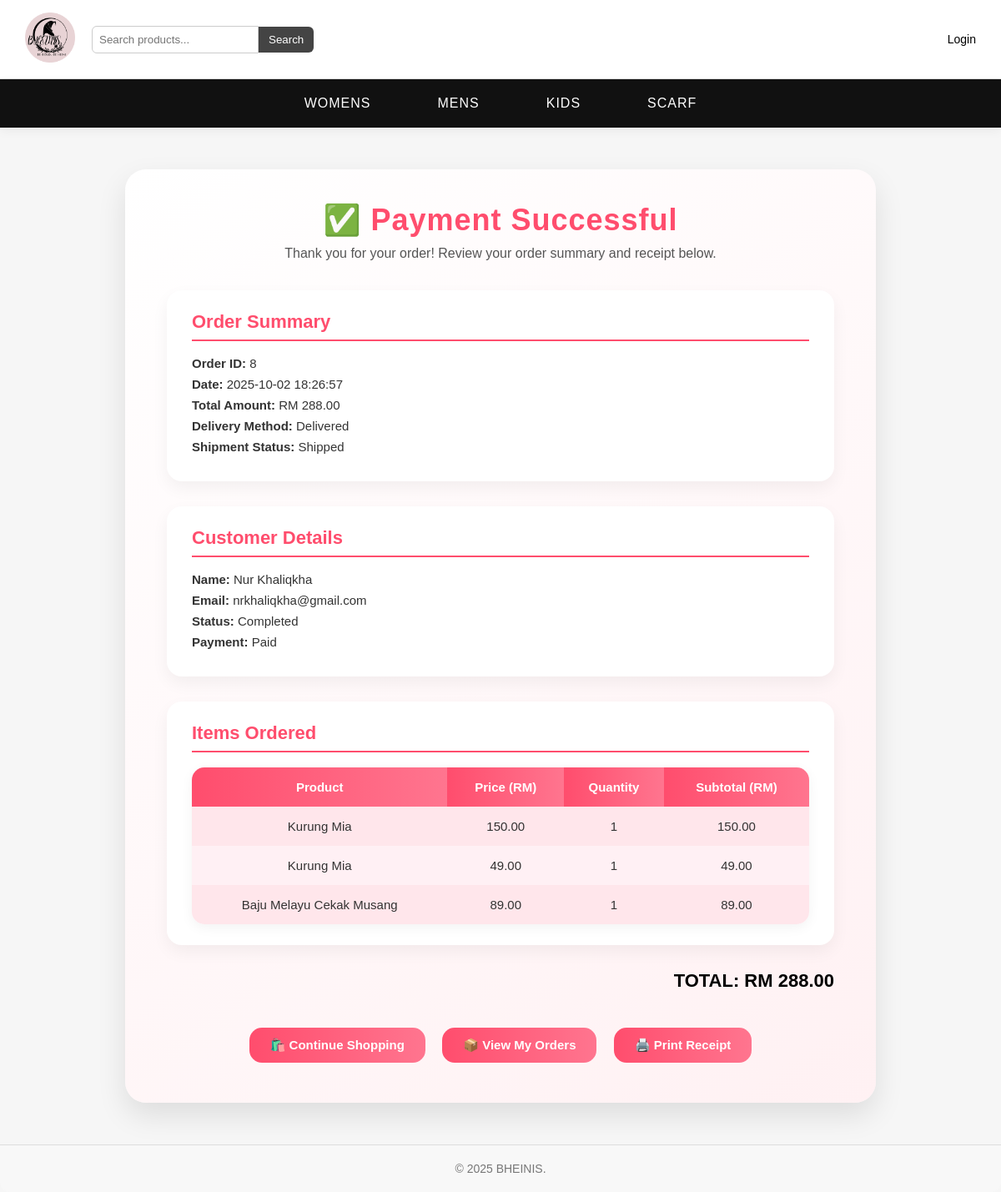
The page /bheinis-customers/payment_success.php?token=TOKEN8_747116 on the database its author committed.
### tables this page shows
CREATE TABLE `payments` (
  `id` int(11) NOT NULL,
  `order_id` int(11) NOT NULL,
  `user_id` int(11) NOT NULL,
  `amount` decimal(10,2) NOT NULL,
  `payment_method` enum('Card','Ewallet') NOT NULL,
  `payment_status` varchar(50) DEFAULT 'Pending',
  `transaction_id` varchar(100) DEFAULT NULL,
  `payment_date` timestamp NOT NULL DEFAULT current_timestamp(),
  `ewallet_type` varchar(50) DEFAULT NULL,
  `ewallet_id` varchar(100) DEFAULT NULL,
  `payment_token` varchar(64) NOT NULL
);

CREATE TABLE `orders` (
  `id` int(11) NOT NULL,
  `customer_name` varchar(100) DEFAULT NULL,
  `email` varchar(100) DEFAULT NULL,
  `order_date` datetime DEFAULT current_timestamp(),
  `status` enum('Pending','Processing','Completed','Cancelled') DEFAULT 'Pending',
  `payment_status` enum('Pending','Paid','Failed') NOT NULL DEFAULT 'Paid',
  `shipment_status` enum('Pending','Processing','Shipped') NOT NULL DEFAULT 'Pending',
  `delivery_status` enum('Not Delivered','In Transit','Delivered','Returned') NOT NULL DEFAULT 'Not Delivered',
  `total_amount` decimal(10,2) DEFAULT NULL,
  `delivery_date` date DEFAULT NULL
);

CREATE TABLE `order_items` (
  `id` int(11) NOT NULL,
  `order_id` int(11) DEFAULT NULL,
  `product_id` int(11) DEFAULT NULL,
  `quantity` int(11) DEFAULT NULL,
  `price` decimal(10,2) DEFAULT NULL
);

CREATE TABLE `products` (
  `id` int(11) NOT NULL,
  `name` varchar(255) NOT NULL,
  `description` text DEFAULT NULL,
  `price` decimal(10,2) NOT NULL,
  `stock` int(11) DEFAULT NULL,
  `image` varchar(255) DEFAULT NULL,
  `category_id` int(11) DEFAULT NULL,
  `colors` varchar(255) DEFAULT NULL,
  `created_at` timestamp NOT NULL DEFAULT current_timestamp()
);

### bheinis-customers/payment_success.php (the view, shortened to what this page needs)
<?php
include '../db.php';
$token = $_GET['token'] ?? '';
if ($token) {
    $stmt = $conn->prepare("
        SELECT p.order_id, o.customer_name, o.email, o.order_date, o.status, o.payment_status,
               o.shipment_status, o.delivery_status, o.total_amount
        FROM payments p
        JOIN orders o ON p.order_id = o.id
        WHERE p.payment_token = ? LIMIT 1
    ");
    $stmt->bind_param("s", $token);
}
$stmt->execute();
$result = $stmt->get_result();
$order = $result->fetch_assoc();
$order_id = $order['order_id'] ?? $order['order_id'];
$stmt_items = $conn->prepare("
    SELECT oi.id AS order_item_id, oi.product_id, oi.quantity, oi.price, p.name
    FROM order_items oi
    JOIN products p ON oi.product_id = p.id
    WHERE oi.order_id = ?
");
$stmt_items->bind_param("i", $order_id);
$stmt_items->execute();
$result_items = $stmt_items->get_result();
$items = [];
while ($row = $result_items->fetch_assoc()) {
    $items[] = $row;
}
?>
<!DOCTYPE html>
<html lang="en">
<head>
<link rel="stylesheet" href="assets2/style2.css">
<link rel="stylesheet" href="assets2/cart.css">
</head>
<body>
<div class="top-header">
  <div class="logo-search-container">
    <a href="home.php" class="logo-link">
      <img src="assets2/logo.png" alt="BHEINIS Logo" class="logo-img" />
    </a>
    <form action="search.php" method="GET" class="search-form">
      <input type="text" name="q" placeholder="Search products..." />
      <button type="submit">Search</button>
    </form>
  </div>
  <div class="right">
    <?php if (isset($_SESSION['user_id'])): ?>
      <a href="logout.php">Logout</a>
      <a href="account.php">Account</a>
      <a href="my_orders.php">My Orders</a>
      <a href="cart.php">Cart</a>
    <?php else: ?>
      <a href="login.php">Login</a>
    <?php endif; ?>
  </div>
</div>
<nav class="main-nav">
  <a href="women.php">WOMENS</a>
  <a href="men.php">MENS</a>
  <a href="kids.php">KIDS</a>
  <a href="scarf.php">SCARF</a>
</nav>
<div class="receipt-container">
  <h1>✅ Payment Successful</h1>
  <p class="subtitle">Thank you for your order! Review your order summary and receipt below.</p>
  <div class="order-summary">
    <h2>Order Summary</h2>
    <p><strong>Order ID:</strong> <?= htmlspecialchars($order_id) ?></p>
    <p><strong>Date:</strong> <?= htmlspecialchars($order['order_date']) ?></p>
    <p><strong>Total Amount:</strong> RM <?= number_format($order['total_amount'], 2) ?></p>
    <p><strong>Delivery Method:</strong> <?= htmlspecialchars($order['delivery_status']) ?></p>
    <p><strong>Shipment Status:</strong> <?= htmlspecialchars($order['shipment_status']) ?></p>
  </div>
  <div class="order-info">
    <h2>Customer Details</h2>
    <p><strong>Name:</strong> <?= htmlspecialchars($order['customer_name']) ?></p>
    <p><strong>Email:</strong> <?= htmlspecialchars($order['email']) ?></p>
    <p><strong>Status:</strong> <?= htmlspecialchars($order['status']) ?></p>
    <p><strong>Payment:</strong> <?= htmlspecialchars($order['payment_status']) ?></p>
  </div>
  <div class="items-table">
    <h2>Items Ordered</h2>
    <table>
      <tr>
        <th>Product</th>
        <th>Price (RM)</th>
        <th>Quantity</th>
        <th>Subtotal (RM)</th>
      </tr>
      <?php foreach ($items as $item): ?>
        <tr>
          <td><?= htmlspecialchars($item['name']) ?></td>
          <td><?= number_format($item['price'], 2) ?></td>
          <td><?= htmlspecialchars($item['quantity']) ?></td>
          <td><?= number_format($item['price'] * $item['quantity'], 2) ?></td>
        </tr>
      <?php endforeach; ?>
    </table>
  </div>
  <p class="total">TOTAL: RM <?= number_format($order['total_amount'], 2) ?></p>
  <div class="btn-container">
    <a href="home.php" class="btn">🛍️ Continue Shopping</a>
    <a href="my_orders.php" class="btn">📦 View My Orders</a>
    <a href="#" class="btn" onclick="printReceipt(); return false;">🖨️ Print Receipt</a>
  </div>
</div>
<footer class="footer">
  <div class="footer-bottom">
    <p>&copy; 2025 BHEINIS.</p>
  </div>
</footer>
</body>
</html>

### bheinis-customers/assets2/style2.css (style rules this page uses)
* { margin: 0; padding: 0; box-sizing: border-box; }
body { font-family: Arial, sans-serif; background: #f4f4f4; color: #333; }
.top-header { display: flex; justify-content: space-between; align-items: center; background: #fff; padding: 15px 30px; box-shadow: 0 2px 4px rgba(0,0,0,0.1); flex-wrap: wrap; }
.top-header .right a { margin-left: 15px; text-decoration: none; color: #000; font-weight: 500; transition: color 0.3s ease; }
.main-nav { background: #222; text-align: center; padding: 10px 0; }
.main-nav a { color: #fff; margin: 0 20px; text-decoration: none; font-weight: bold; transition: color 0.2s; }
.footer { background: #222; color: #fff; padding: 20px; text-align: center; font-size: 14px; margin-top: 40px; border-radius: 0 0 12px 12px; }
body { margin: 0; padding: 0; font-family: 'Montserrat', sans-serif; background-color: #fff; color: #333; }
a { text-decoration: none; color: inherit; }
.top-header { display: flex; justify-content: space-between; align-items: center; padding: 15px 30px; background-color: #f8f8f8; border-bottom: 1px solid #ddd; }
.top-header input[type="text"] { padding: 6px 10px; border: 1px solid #ccc; border-radius: 4px 0 0 4px; width: 200px; }
.top-header button { padding: 6px 12px; border: none; background-color: #111; color: white; border-radius: 0 4px 4px 0; cursor: pointer; }
.top-header .right a { margin-left: 20px; font-size: 14px; }
.main-nav { display: flex; justify-content: center; background-color: #111; padding: 10px 0; }
.main-nav a { color: white; padding: 10px 20px; font-weight: 500; letter-spacing: 1px; transition: background 0.3s; }
.footer { background-color: #f8f8f8; padding: 20px 30px; text-align: center; border-top: 1px solid #ddd; }
.footer-bottom p { margin: 0; font-size: 14px; color: #777; }
body { font-family: Arial, sans-serif; background-color: white; margin: 0; padding: 0; }
body { margin: 0; font-family: 'Montserrat', sans-serif; background-color: #f8f8f8; }
.top-header { display: flex; justify-content: space-between; align-items: center; padding: 15px 30px; background-color: #fff; box-shadow: 0 2px 8px rgba(0,0,0,0.05); flex-wrap: wrap; }
.logo-search-container { display: flex; align-items: center; gap: 20px; }
.logo-img { height: 60px; object-fit: contain; }
.search-form { display: flex; align-items: center; }
.search-form input[type="text"] { padding: 8px; border-radius: 6px 0 0 6px; border: 1px solid #ccc; width: 200px; }
.search-form button { padding: 8px 12px; border: none; background-color: #444; color: white; border-radius: 0 6px 6px 0; cursor: pointer; transition: background 0.3s; }
.right a { margin-left: 15px; text-decoration: none; color: #007bff; font-weight: 500; }

### rows shown on the page
payments: order "8", order.order_date "2025-10-02 18:26:57", order.total_amount "288.00", order.delivery_status "Delivered", order.shipment_status "Shipped", order.customer_name "Nur Khaliqkha", order.email "nrkhaliqkha@gmail.com", order.status "Completed", order.payment_status "Paid"
order_items: product.name "Kurung Mia", price "150.00", quantity "1", $item['price']*$item['quantity'] "150.00"
order_items: product.name "Kurung Mia", price "49.00", quantity "1", $item['price']*$item['quantity'] "49.00"
order_items: product.name "Baju Melayu Cekak Musang", price "89.00", quantity "1", $item['price']*$item['quantity'] "89.00"
